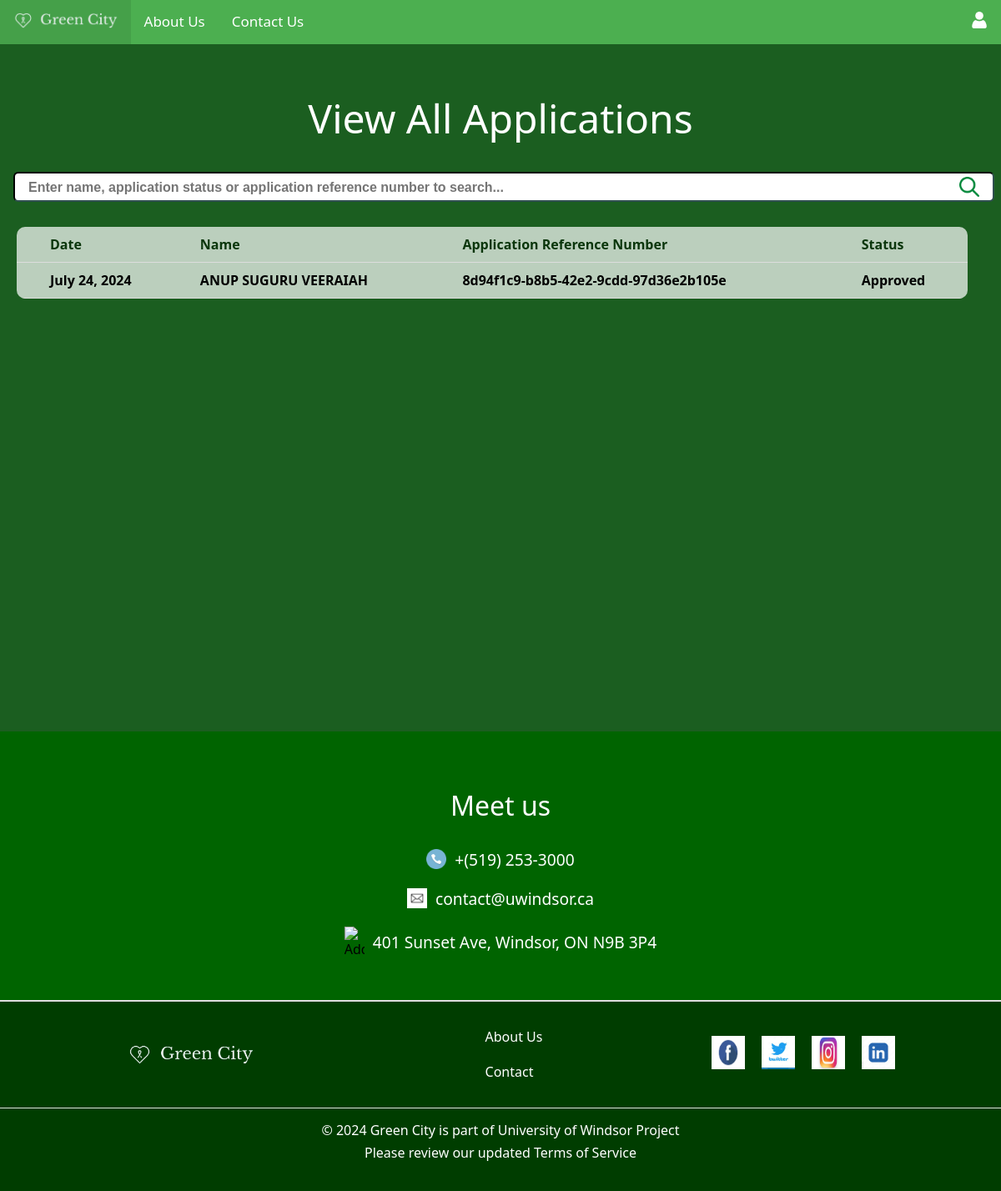
The page /view_all_applications (signed in) on the database as committed earlier.
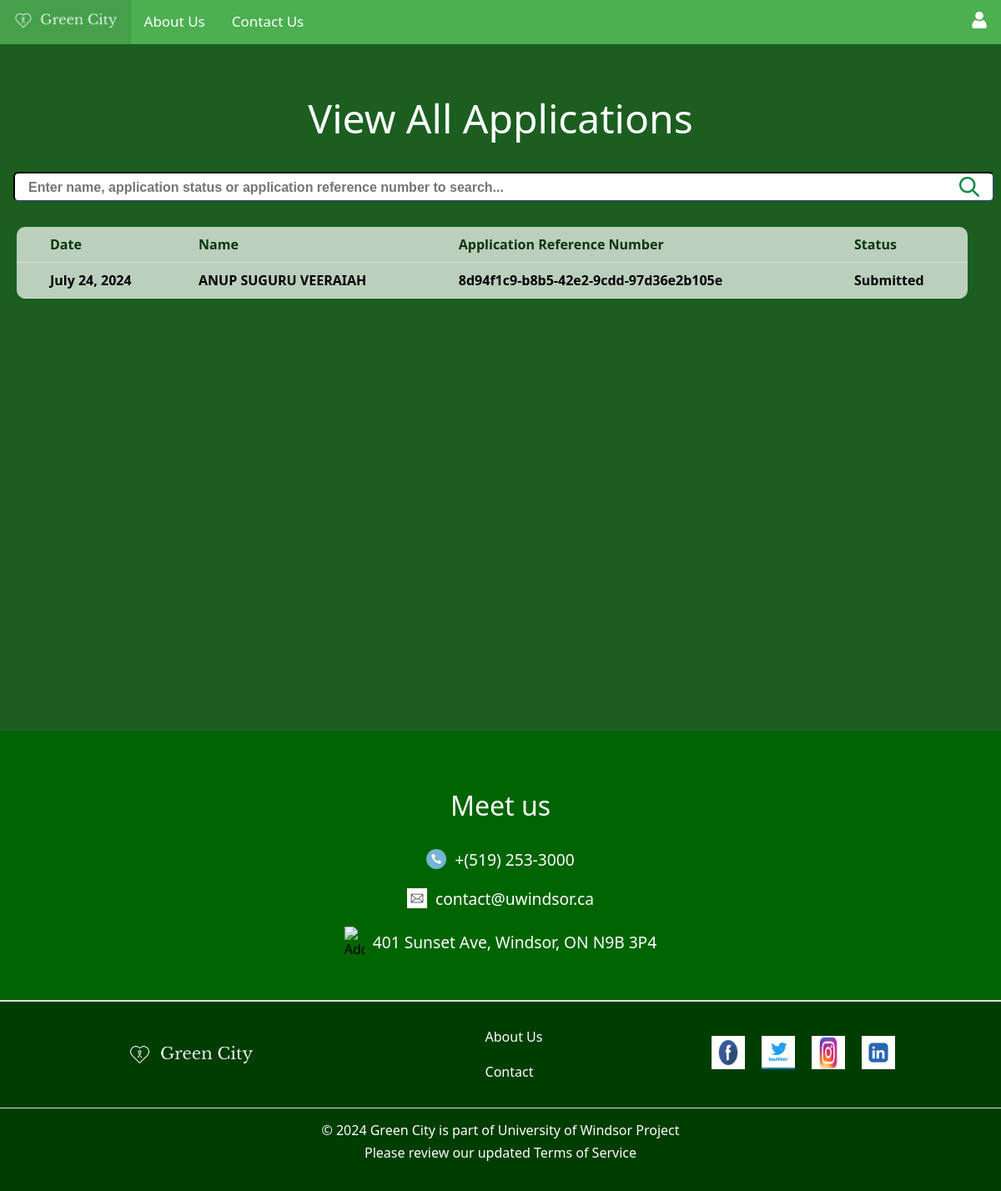
The same page on the database as committed later.
### myapp/models.py (models this page shows, shortened)
class BuildingPermit(models.Model):
    AREA_CHOICES = [
        ('0-0.3', '0<0.3'),
        ('0.3-0.5', '0.3<0.5'),
        ('0.5-0.7', '0.5<0.7'),
        ('0.7+', '>=0.7'),
    ]
    FLOORS_CHOICES = [
        ('1-3', '1-3'),
        ('4-6', '4-6'),
        ('7+', '>=7'),
    ]
    __application_status_options = {
        "submitted": "Submitted",
        "in progress": "In Progress",
        "approved": "Approved",
        "rejected": "Rejected",
        "additional": "Additional Document Required",
    }
    name = models.CharField(max_length=100)
    contact_number = models.CharField(max_length=15)
    mail_id = models.EmailField()
    city = models.CharField(max_length=100)
    province = models.CharField(max_length=100)
    area = models.CharField(max_length=20, choices=AREA_CHOICES)
    floors = models.CharField(max_length=20, choices=FLOORS_CHOICES)
    government_id_proof = models.FileField(upload_to=user_id_proof_path)
    land_purchase_record = models.FileField(upload_to=user_land_records_path)
    trees_required = models.PositiveIntegerField()
    application_number = models.CharField(max_length=50, default=str(uuid.uuid4()))
    application_status = models.CharField(max_length=20, choices=__application_status_options, default="submitted")
    date = models.CharField(max_length=50, default=str(datetime.now().strftime("%B %d, %Y")))
    user_id = models.PositiveIntegerField(default=1)
    usr = models.ForeignKey(CustomUser, on_delete=models.CASCADE)
    additional_document_description = models.CharField(max_length=1000, blank=True, null=True)
    additional_document_1 = models.FileField(upload_to=user_additional_document_1_path, blank=True, null=True)
    additional_document_2 = models.FileField(upload_to=user_additional_records_2_path, blank=True, null=True)

### myapp/views.py (the view, shortened to what this page needs)
# urls.py: path('view_all_applications', views.view_all_applications, name='view_all_applications'),
def view_all_applications(request):
    repository.user_id = request.user.id
    form = SearchForm(request.GET or None)
    results = repository.get_all_building_permits()
    message = ""
    if len(results) == 0:
        message = "No permits found"
    return render(request, 'home/applications/view_all_applications.html',
                  {
                      "form": form,
                      "results": results,
                      'result_count': len(results),
                      'message': message
                  }
                  )

### myapp/forms.py
class SearchForm(forms.Form):
    def __init__(self, *args, **kwargs):
        kwargs.setdefault('label_suffix', '')
        super(SearchForm, self).__init__(*args, **kwargs)
    query = forms.CharField(
        required=True,
        widget=forms.TextInput(
            attrs={
                'class': 'search-form search-input',
                'placeholder': "Enter name, application status or application reference number to search...",
            }
        ),
        label='Search Applications',
    )

### myapp/respository.py (called while the page is built)
    def get_all_building_permits(self) -> list:
        return BuildingPermit.objects.filter(user_id=self.user_id)

### myapp/templates/home/applications/view_all_applications.html (shortened to what this page needs)
{% extends 'base.html' %}
{% load static %}
{% block content %}
    <link rel="stylesheet" href="{% static 'home/applications/applications.css' %}">
    <div class="search-main-container">
        <h1 class="search-title-h1">View All Applications</h1>
        <div class="search-container">
            <form id="searchForm" method="GET" action="{% url 'myapp:view_all_applications' %}">
                {{ form.query }}
            </form>
        </div>
        <div class="result-container">
            {% if result_count != 0 %}
                <div class="search-results">
                    <table>
                        <tr>
                            <th>Date</th>
                            <th>Name</th>
                            <th>Application Reference Number</th>
                            <th>Status</th>
                        </tr>
                        {% for result in results %}
                            <tr class="result-item" data-href="{% url 'myapp:application_details' result.id %}">
                                <td>{{ result.date }}</td>
                                <td>{{ result.name }}</td>
                                <td>{{ result.application_number }}</td>
                                <td>{{ result.get_application_status_display }}</td>
                            </tr>
                        {% endfor %}
                    </table>
                </div>
            {% elif message != "" %}
                <h2 class="no-results"> No Applications Found Please Create A New Application </h2>
            {% endif %}
        </div>
    </div>
{% endblock %}

Rows that differ between the two databases and show on the page:
changed BuildingPermit "ANUP SUGURU VEERAIAH": application_status "Approved" → "Submitted"
